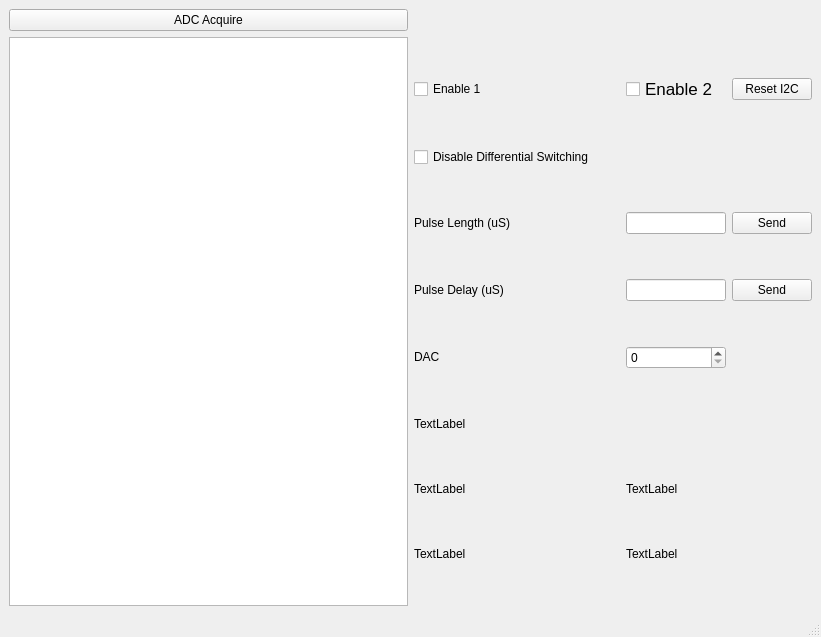
<?xml version="1.0" encoding="UTF-8"?>
<ui version="4.0">
 <class>MainWindow</class>
 <widget class="QMainWindow" name="MainWindow">
  <property name="geometry">
   <rect>
    <x>0</x>
    <y>0</y>
    <width>821</width>
    <height>637</height>
   </rect>
  </property>
  <property name="windowTitle">
   <string>MainWindow</string>
  </property>
  <widget class="QWidget" name="centralwidget">
   <layout class="QGridLayout" name="gridLayout_2">
    <item row="0" column="0">
     <widget class="QPushButton" name="pushButton_ADC">
      <property name="text">
       <string>ADC Acquire</string>
      </property>
     </widget>
    </item>
    <item row="1" column="0">
     <widget class="PlotWidget" name="graphicsView"/>
    </item>
    <item row="1" column="1">
     <layout class="QGridLayout" name="gridLayout">
      <item row="6" column="1">
       <widget class="QLabel" name="Temperature_label">
        <property name="maximumSize">
         <size>
          <width>16777215</width>
          <height>20</height>
         </size>
        </property>
        <property name="text">
         <string>TextLabel</string>
        </property>
       </widget>
      </item>
      <item row="1" column="1">
       <widget class="QCheckBox" name="checkBox_EnableCircuitOne">
        <property name="layoutDirection">
         <enum>Qt::LeftToRight</enum>
        </property>
        <property name="autoFillBackground">
         <bool>false</bool>
        </property>
        <property name="text">
         <string>Enable 1</string>
        </property>
       </widget>
      </item>
      <item row="1" column="3">
       <widget class="QPushButton" name="pushButton_2">
        <property name="maximumSize">
         <size>
          <width>150</width>
          <height>16777215</height>
         </size>
        </property>
        <property name="text">
         <string>Reset I2C</string>
        </property>
       </widget>
      </item>
      <item row="5" column="1">
       <widget class="QLabel" name="label_6">
        <property name="maximumSize">
         <size>
          <width>16777215</width>
          <height>20</height>
         </size>
        </property>
        <property name="text">
         <string>DAC</string>
        </property>
       </widget>
      </item>
      <item row="1" column="2">
       <widget class="QCheckBox" name="checkBox_EnableCircuitTwo">
        <property name="font">
         <font>
          <pointsize>13</pointsize>
         </font>
        </property>
        <property name="layoutDirection">
         <enum>Qt::LeftToRight</enum>
        </property>
        <property name="text">
         <string>Enable 2</string>
        </property>
       </widget>
      </item>
      <item row="4" column="2">
       <widget class="QLineEdit" name="Pulse_Delay_lineEdit">
        <property name="maximumSize">
         <size>
          <width>100</width>
          <height>16777215</height>
         </size>
        </property>
       </widget>
      </item>
      <item row="3" column="2">
       <widget class="QLineEdit" name="Pulse_Length_lineEdit">
        <property name="maximumSize">
         <size>
          <width>100</width>
          <height>16777215</height>
         </size>
        </property>
       </widget>
      </item>
      <item row="4" column="1">
       <widget class="QLabel" name="label_7">
        <property name="maximumSize">
         <size>
          <width>16777215</width>
          <height>20</height>
         </size>
        </property>
        <property name="text">
         <string>Pulse Delay (uS)</string>
        </property>
       </widget>
      </item>
      <item row="5" column="2">
       <widget class="QSpinBox" name="spinBox_DAC">
        <property name="maximumSize">
         <size>
          <width>100</width>
          <height>16777215</height>
         </size>
        </property>
       </widget>
      </item>
      <item row="3" column="1">
       <widget class="QLabel" name="label_5">
        <property name="maximumSize">
         <size>
          <width>16777215</width>
          <height>20</height>
         </size>
        </property>
        <property name="text">
         <string>Pulse Length (uS)</string>
        </property>
       </widget>
      </item>
      <item row="3" column="3">
       <widget class="QPushButton" name="Pulse_Length_Button">
        <property name="maximumSize">
         <size>
          <width>80</width>
          <height>16777215</height>
         </size>
        </property>
        <property name="text">
         <string>Send</string>
        </property>
       </widget>
      </item>
      <item row="2" column="1">
       <widget class="QCheckBox" name="checkBox_DisableSwitching">
        <property name="text">
         <string>Disable Differential Switching</string>
        </property>
       </widget>
      </item>
      <item row="7" column="2">
       <widget class="QLabel" name="V2_Label">
        <property name="maximumSize">
         <size>
          <width>100</width>
          <height>20</height>
         </size>
        </property>
        <property name="text">
         <string>TextLabel</string>
        </property>
       </widget>
      </item>
      <item row="4" column="3">
       <widget class="QPushButton" name="Pulse_Delay_Button">
        <property name="text">
         <string>Send</string>
        </property>
       </widget>
      </item>
      <item row="7" column="1">
       <widget class="QLabel" name="V1_Label">
        <property name="maximumSize">
         <size>
          <width>16777215</width>
          <height>20</height>
         </size>
        </property>
        <property name="text">
         <string>TextLabel</string>
        </property>
       </widget>
      </item>
      <item row="8" column="1">
       <widget class="QLabel" name="V3_Label">
        <property name="maximumSize">
         <size>
          <width>16777215</width>
          <height>20</height>
         </size>
        </property>
        <property name="text">
         <string>TextLabel</string>
        </property>
       </widget>
      </item>
      <item row="8" column="2">
       <widget class="QLabel" name="V4_Label">
        <property name="maximumSize">
         <size>
          <width>16777215</width>
          <height>20</height>
         </size>
        </property>
        <property name="text">
         <string>TextLabel</string>
        </property>
       </widget>
      </item>
     </layout>
    </item>
   </layout>
  </widget>
  <widget class="QMenuBar" name="menubar">
   <property name="geometry">
    <rect>
     <x>0</x>
     <y>0</y>
     <width>821</width>
     <height>22</height>
    </rect>
   </property>
  </widget>
  <widget class="QStatusBar" name="statusbar"/>
 </widget>
 <customwidgets>
  <customwidget>
   <class>PlotWidget</class>
   <extends>QGraphicsView</extends>
   <header>pyqtgraph</header>
  </customwidget>
 </customwidgets>
 <resources/>
 <connections/>
</ui>
